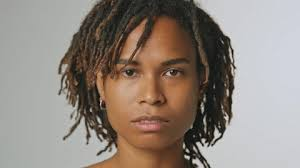
#> input picture uploads/photo2.png, 300 x 168 px
$ python -i file_handler.py   (imports and definitions only)
#> lines starting #> are read from the running program, lines starting #| are printed output that depends on the picture
from PIL import Image, ExifTags

import os
import shutil
import uuid

# Upload DIR
updload_dir = 'uploads'
# [1 line not run here, left out]

# [50 lines left out: functions clean_dir, convert_image_to_png, not called in this run]

def save_files(data:list) -> list:
    """
    Save files to the system.
    data: list - File data
    return: list - Path to the files
    """
    file_paths = []
    valid_extensions = ['.jpg', '.jpeg', '.png', '.gif', '.bmp', '.webp', '.hex']

    for file in data:
        file_extension = os.path.splitext(file.filename)[1].lower()

        if file_extension in valid_extensions:
            file_path = os.path.join(updload_dir, f"{uuid.uuid4()}-{file.filename}")
            with open(file_path, 'wb') as f:
                shutil.copyfileobj(file.file, f)

            # Convert if necesary
            final_path = convert_image_to_png(file_path)
            file_paths.append(final_path)

        else:
            print(f"File: {file.filename} not allowed")

    return file_paths

# [17 lines left out: function delete_files, not called in this run]

>>> import cv2
>>> picture = cv2.imread('../uploads/photo2.png', cv2.IMREAD_GRAYSCALE)
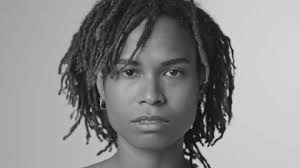
#> picture: shape (168, 300); min 0, max 229, mean 137.5
#> (the run stopped early here; a loop or call above may not have finished)
